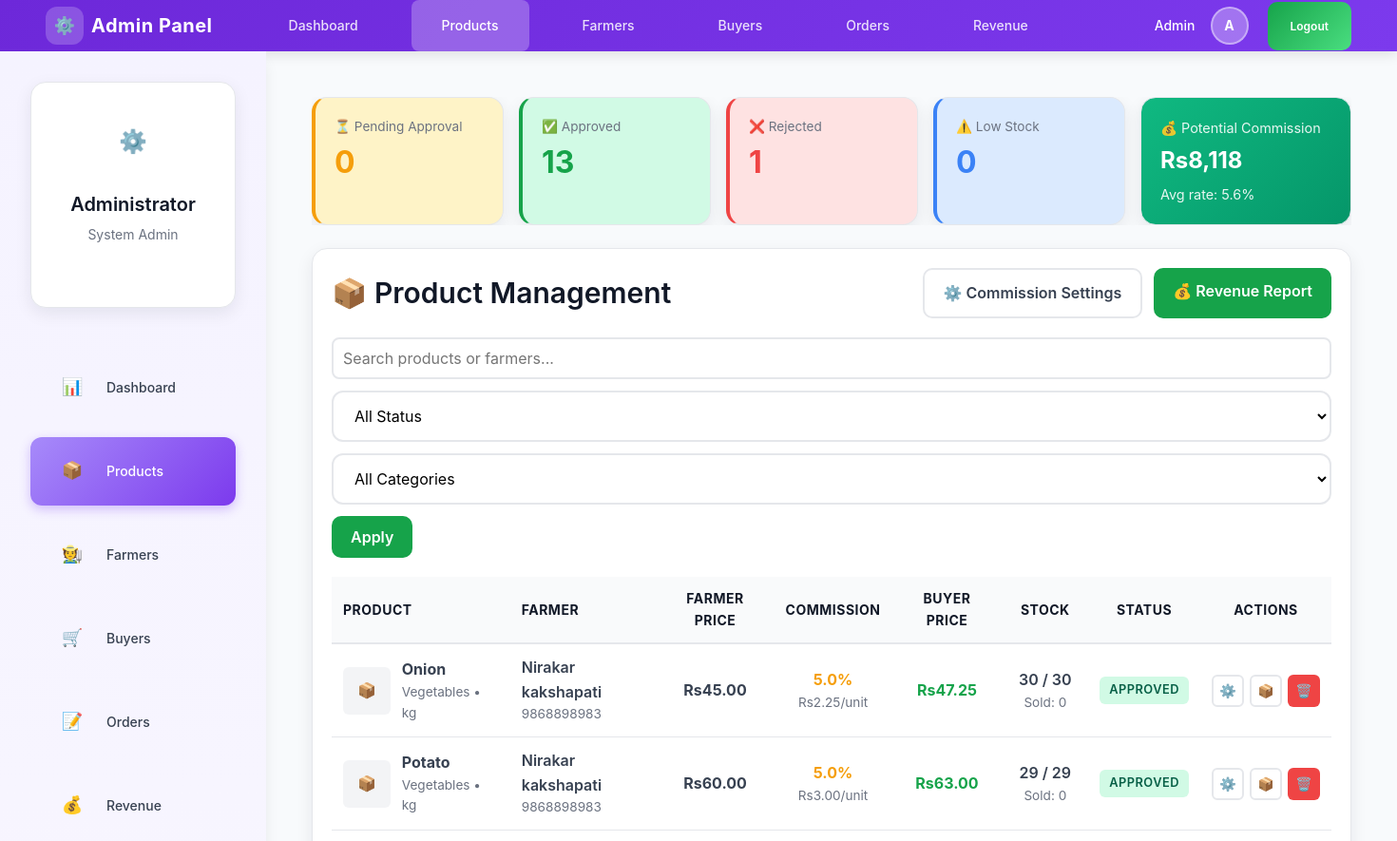
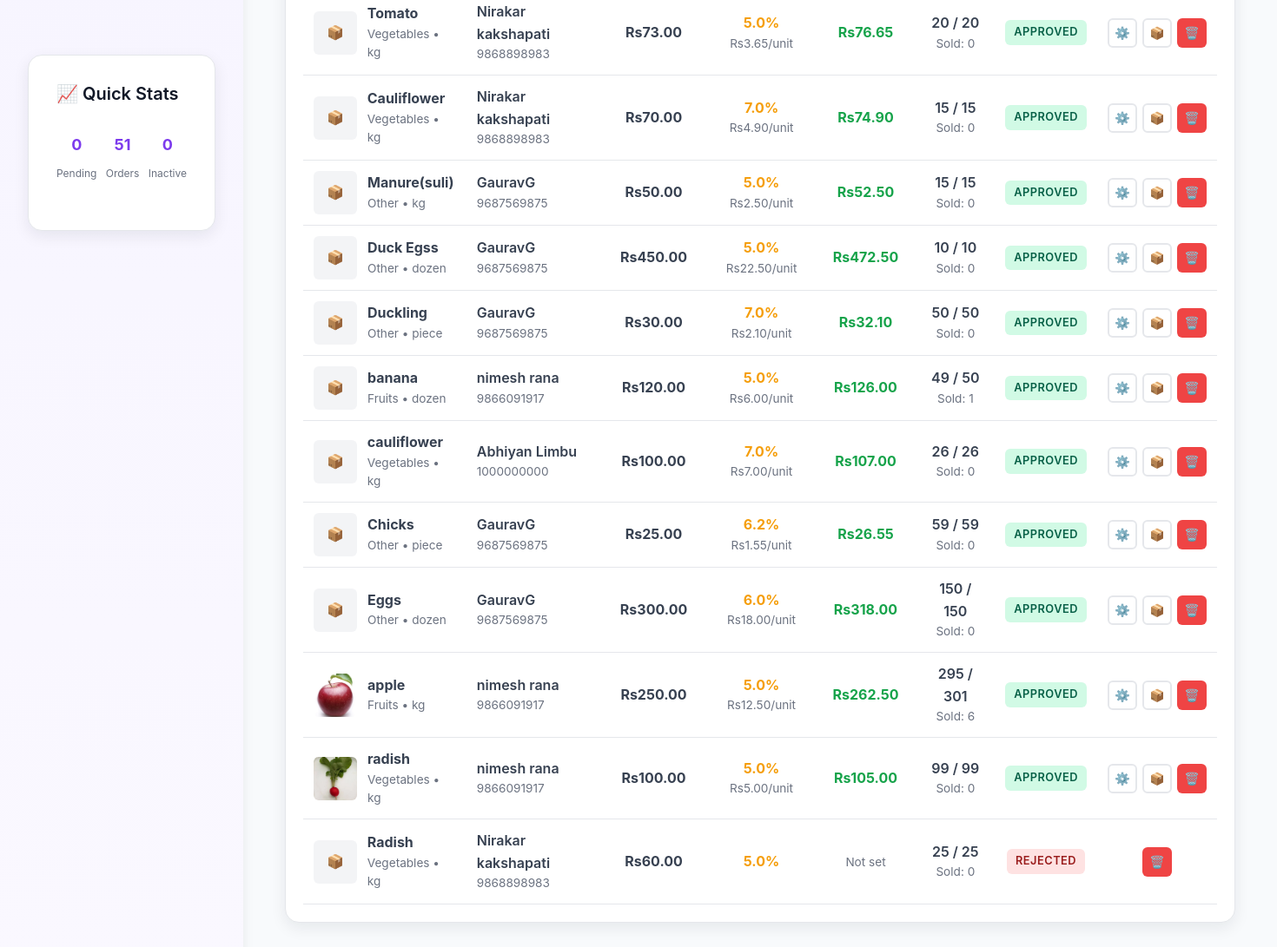
The page /LocalFarmerMarket2/admin/products.php (signed in) on the database its author committed (2 pictures, top to bottom).
### tables this page shows
CREATE TABLE `products` (
  `product_id` int(11) NOT NULL,
  `farmer_id` int(11) NOT NULL,
  `product_name` varchar(150) NOT NULL,
  `description` text DEFAULT NULL,
  `price` decimal(10,2) NOT NULL,
  `quantity` int(11) NOT NULL,
  `total_stock` int(11) DEFAULT 0,
  `sold_quantity` int(11) NOT NULL DEFAULT 0,
  `category` varchar(100) NOT NULL,
  `category_id` int(11) DEFAULT NULL,
  `image` varchar(255) DEFAULT NULL,
  `unit` varchar(50) DEFAULT 'kg',
  `created_at` timestamp NOT NULL DEFAULT current_timestamp(),
  `updated_at` timestamp NOT NULL DEFAULT current_timestamp() ON UPDATE current_timestamp(),
  `status` enum('pending','approved','rejected') DEFAULT 'pending',
  `admin_notes` text DEFAULT NULL,
  `admin_id` int(11) DEFAULT NULL,
  `is_active` tinyint(1) DEFAULT 1,
  `deleted_at` timestamp NULL DEFAULT NULL,
  `approval_status` enum('pending','approved','rejected') DEFAULT 'pending',
  `admin_price` decimal(10,2) DEFAULT NULL,
  `commission_rate` decimal(5,2) DEFAULT 5.00 COMMENT 'Commission percentage (5-10%)',
  `approved_by` int(11) DEFAULT NULL,
  `approved_at` datetime DEFAULT NULL,
  `rejection_reason` text DEFAULT NULL
);

CREATE TABLE `farmer` (
  `farmer_id` int(11) NOT NULL,
  `name` varchar(100) NOT NULL,
  `contact` varchar(15) NOT NULL,
  `address` varchar(255) NOT NULL,
  `description` text DEFAULT NULL,
  `farm_type` varchar(100) DEFAULT NULL,
  `password` varchar(255) NOT NULL,
  `created_at` timestamp NOT NULL DEFAULT current_timestamp(),
  `is_active` tinyint(1) DEFAULT 1
);

### LocalFarmerMarket2/admin/products.php (the view, shortened to what this page needs)
<?php
require_once '../db.php';
$search = trim($_GET['search'] ?? '');
$sql = "SELECT p.*, f.name as farmer_name, f.contact as farmer_contact,
        COALESCE(p.admin_price, p.price) as display_price,
        COALESCE(p.commission_rate, 5.00) as commission_rate,
        (p.admin_price - p.price) as commission_amount,
        (p.total_stock - p.quantity) as total_sold
        FROM products p
        JOIN farmer f ON p.farmer_id = f.farmer_id
        WHERE (p.deleted_at IS NULL AND p.is_active = 1)";
$sql .= " ORDER BY
    CASE p.approval_status
        WHEN 'pending' THEN 1
        WHEN 'approved' THEN 2
        WHEN 'rejected' THEN 3
    END,
    p.created_at DESC";
$stmt = $conn->prepare($sql);
$stmt->execute();
$products = $stmt->get_result()->fetch_all(MYSQLI_ASSOC);
$stats = [
    'pending' => $conn->query("SELECT COUNT(*) as c FROM products WHERE approval_status = 'pending' AND is_active = 1")->fetch_assoc()['c'],
    'approved' => $conn->query("SELECT COUNT(*) as c FROM products WHERE approval_status = 'approved' AND is_active = 1")->fetch_assoc()['c'],
    'rejected' => $conn->query("SELECT COUNT(*) as c FROM products WHERE approval_status = 'rejected' AND is_active = 1")->fetch_assoc()['c'],
    'low_stock' => $conn->query("SELECT COUNT(*) as c FROM products WHERE quantity < 10 AND approval_status = 'approved' AND is_active = 1")->fetch_assoc()['c']
];
$commission_query = "SELECT
    SUM((admin_price - price) * quantity) as potential_commission,
    AVG(commission_rate) as avg_commission_rate,
    SUM(admin_price * quantity) as total_value
    FROM products
    WHERE approval_status = 'approved' AND admin_price IS NOT NULL AND is_active = 1";
$commission_stats = $conn->query($commission_query)->fetch_assoc();
include 'includes/header.php';
?>
<div class="main-wrapper">
  <?php include 'includes/sidebar.php'; ?>
  <div class="main-content">
  <div style="max-width:1400px;margin:0 auto">
    <div style="display:flex;gap:16px;margin-bottom:24px;flex-wrap:nowrap;overflow-x:auto;align-items:stretch">
      <div class="card" style="background:#fef3c7;border-left:4px solid #f59e0b;min-width:200px;flex:1 0 200px">
        <div class="small-muted">⏳ Pending Approval</div>
        <div style="font-size:2rem;font-weight:700;color:#f59e0b"><?php echo $stats['pending']; ?></div>
      </div>
      <div class="card" style="background:#d1fae5;border-left:4px solid #16a34a;min-width:200px;flex:1 0 200px">
        <div class="small-muted">✅ Approved</div>
        <div style="font-size:2rem;font-weight:700;color:#16a34a"><?php echo $stats['approved']; ?></div>
      </div>
      <div class="card" style="background:#fee2e2;border-left:4px solid #ef4444;min-width:200px;flex:1 0 200px">
        <div class="small-muted">❌ Rejected</div>
        <div style="font-size:2rem;font-weight:700;color:#ef4444"><?php echo $stats['rejected']; ?></div>
      </div>
      <div class="card" style="background:#dbeafe;border-left:4px solid #3b82f6;min-width:200px;flex:1 0 200px">
        <div class="small-muted">⚠️ Low Stock</div>
        <div style="font-size:2rem;font-weight:700;color:#3b82f6"><?php echo $stats['low_stock']; ?></div>
      </div>
      <div class="card" style="background:linear-gradient(135deg, #10b981 0%, #059669 100%);color:white;min-width:220px;flex:1 0 220px">
        <div class="small" style="opacity:0.9">💰 Potential Commission</div>
        <div style="font-size:1.5rem;font-weight:700;margin:4px 0">
          Rs<?php echo number_format($commission_stats['potential_commission'] ?? 0, 0); ?>
        </div>
        <div class="small" style="opacity:0.9">
          Avg rate: <?php echo number_format($commission_stats['avg_commission_rate'] ?? 5, 1); ?>%
        </div>
      </div>
    </div>
    <div class="card">
      <div style="display:flex;justify-content:space-between;align-items:center;margin-bottom:20px">
        <h2 style="margin:0">📦 Product Management</h2>
        <div style="display:flex;gap:12px">
          <a href="commission_settings.php" class="btn btn-ghost">⚙️ Commission Settings</a>
          <a href="revenue.php" class="btn btn-primary">💰 Revenue Report</a>
        </div>
      </div>
      <div style="display:flex;gap:12px;margin-bottom:20px;flex-wrap:wrap">
        <input type="text" id="searchInput" placeholder="Search products or farmers..."
               value="<?php echo htmlspecialchars($search); ?>"
               style="flex:1;min-width:200px;padding:10px;border:2px solid #e5e7eb;border-radius:8px">
        <select id="statusFilter" class="select">
          <option value="">All Status</option>
        </select>
        <select id="categoryFilter" class="select">
          <option value="">All Categories</option>
        </select>
        <button class="btn btn-primary" onclick="applyFilters()">Apply</button>
      </div>
      <?php if (!empty($products)): ?>
        <div style="overflow-x:auto">
          <table class="table-compact" style="width:100%;border-collapse:collapse">
            <thead>
              <tr style="background:#f9fafb;border-bottom:2px solid #e5e7eb">
                <th style="padding:12px;text-align:left">Product</th>
                <th style="padding:12px;text-align:left">Farmer</th>
                <th style="padding:12px;text-align:center">Farmer Price</th>
                <th style="padding:12px;text-align:center">Commission</th>
                <th style="padding:12px;text-align:center">Buyer Price</th>
                <th style="padding:12px;text-align:center">Stock</th>
                <th style="padding:12px;text-align:center">Status</th>
                <th style="padding:12px;text-align:center">Actions</th>
              </tr>
            </thead>
            <tbody>
              <?php foreach ($products as $product): ?>
                <tr style="border-bottom:1px solid #e5e7eb">
                  <td style="padding:12px">
                    <div style="display:flex;gap:12px;align-items:center">
                      <?php if ($product['image'] && file_exists(__DIR__ . '/../uploads/' . $product['image'])): ?>
                        <img src="../uploads/<?php echo htmlspecialchars($product['image']); ?>"
                             style="width:50px;height:50px;object-fit:cover;border-radius:6px">
                      <?php else: ?>
                        <div style="width:50px;height:50px;background:#f3f4f6;border-radius:6px;display:flex;align-items:center;justify-content:center">📦</div>
                      <?php endif; ?>
                      <div>
                        <div style="font-weight:700"><?php echo htmlspecialchars($product['product_name']); ?></div>
                        <div class="small-muted"><?php echo htmlspecialchars($product['category']); ?> • <?php echo htmlspecialchars($product['unit']); ?></div>
                      </div>
                    </div>
                  </td>
                  <td style="padding:12px">
                    <div style="font-weight:600"><?php echo htmlspecialchars($product['farmer_name']); ?></div>
                    <div class="small-muted"><?php echo htmlspecialchars($product['farmer_contact']); ?></div>
                  </td>
                  <td style="padding:12px;text-align:center">
                    <div style="font-weight:700">Rs<?php echo number_format($product['price'], 2); ?></div>
                  </td>
                  <td style="padding:12px;text-align:center">
                    <div style="font-weight:700;color:#f59e0b">
                      <?php echo number_format($product['commission_rate'], 1); ?>%
                    </div>
                    <?php if ($product['commission_amount']): ?>
                      <div class="small-muted">Rs<?php echo number_format($product['commission_amount'], 2); ?>/unit</div>
                    <?php endif; ?>
                  </td>
                  <td style="padding:12px;text-align:center">
                    <?php if ($product['admin_price']): ?>
                      <div style="font-weight:700;color:#16a34a">Rs<?php echo number_format($product['admin_price'], 2); ?></div>
                    <?php else: ?>
                      <span class="small-muted">Not set</span>
                    <?php endif; ?>
                  </td>
                  <td style="padding:12px;text-align:center">
                    <div style="<?php echo $product['quantity'] < 10 ? 'color:#ef4444;font-weight:700' : 'font-weight:600'; ?>">
                      <?php echo $product['quantity']; ?> / <?php echo $product['total_stock']; ?>
                    </div>
                    <div class="small-muted">Sold: <?php echo $product['total_sold']; ?></div>
                  </td>
                  <td style="padding:12px;text-align:center">
                    <span class="badge badge-<?php
                      echo $product['approval_status'] === 'approved' ? 'success' :
                           ($product['approval_status'] === 'pending' ? 'warning' : 'danger');
                    ?>">
                      <?php echo ucfirst($product['approval_status']); ?>
                    </span>
                  </td>
                  <td style="padding:12px;text-align:center">
                    <div class="actions-cell">
                      <?php if ($product['approval_status'] === 'pending'): ?>
                        <button class="btn-icon btn-success js-approve-product" data-product='<?php echo htmlspecialchars(json_encode($product), ENT_QUOTES); ?>' title="Approve" aria-label="Approve">✓</button>
                        <button class="btn-icon btn-danger js-reject-product" data-product-id="<?php echo $product['product_id']; ?>" title="Reject" aria-label="Reject">✖</button>
                      <?php elseif ($product['approval_status'] === 'approved'): ?>
                        <button class="btn-icon btn-ghost" onclick='updateCommission(<?php echo json_encode($product); ?>)' title="Update Commission" aria-label="Update Commission">⚙️</button>
                        <button class="btn-icon btn-ghost" onclick='updateStock(<?php echo json_encode($product); ?>)' title="Update Stock" aria-label="Update Stock">📦</button>
                      <?php endif; ?>
                      <form method="POST" style="display:inline" onsubmit="return confirm('Delete this product?')">
                        <button class="btn-icon btn-danger" title="Delete" aria-label="Delete">🗑️</button>
                      </form>
                    </div>
                  </td>
                </tr>
              <?php endforeach; ?>
            </tbody>
          </table>
        </div>
      <?php else: ?>
        <div style="text-align:center;padding:40px">
          <p>No products found.</p>
        </div>
      <?php endif; ?>
    </div>
  </div>
  </div>
</div>

### LocalFarmerMarket2/assets/css/admin.css (style rules this page uses)
.main-wrapper { display: flex !important; flex-direction: row !important; margin: 0 !important; padding: 0 !important; }
.main-content { margin-left: 0 !important; margin-top: 0 !important; margin: 0 !important; padding: var(--space-2xl) !important; min-height: auto !important; }
html { height: 100%; margin: 0; padding: 0; }
body { display: flex; flex-direction: column; height: 100vh; margin: 0; padding: 0; background: var(--bg-secondary); }
.table-compact th, .table-compact td { padding: 8px 10px; vertical-align: middle; }
.actions-cell { display: flex; gap: 6px; align-items: center; justify-content: center; }
.btn-icon { display: inline-flex; align-items: center; justify-content: center; width: 34px; height: 34px; padding: 0; border-radius: 6px; font-size: 14px; border: 1px solid transparent; background: transparent; cursor: pointer; line-height: 1; }
.btn-icon.btn-danger { color: #ef4444; border-color: rgba(239,68,68,0.12); }
.btn-icon.btn-ghost { color: #6b7280; }

### LocalFarmerMarket2/assets/css/style.css (style rules this page uses)
:root { --accent: #16a34a; --accent-dark: #15803d; --accent-light: #22c55e; --muted: #6b7280; --bg: #f8fafc; --card: #ffffff; --danger: #ef4444; --warning: #f59e0b; --info: #3b82f6; --success: #10b981; --border: #e5e7eb; --shadow: 0 6px 18px rgba(15, 23, 42, 0.08); --shadow-hover: 0 12px 28px rgba(15, 23, 42, 0.12); }
* { box-sizing: border-box; }
body { font-family: 'Inter', -apple-system, BlinkMacSystemFont, 'Segoe UI', Arial, sans-serif; background: var(--bg); margin: 0; color: #111827; line-height: 1.6; }
.card { background: var(--card); border-radius: 16px; padding: 20px; box-shadow: var(--shadow); transition: box-shadow 0.3s; }
.card h2, .card h3, .card h4 { margin-top: 0; color: #111827; }
.card h2 { margin-bottom: 20px; }
.btn { padding: 12px 20px; border-radius: 10px; border: none; cursor: pointer; font-weight: 600; text-decoration: none; display: inline-block; font-size: 1rem; transition: all 0.2s; text-align: center; }
.btn-primary { background: var(--accent); color: white; }
.btn-ghost { background: white; border: 2px solid var(--border); color: #374151; }
.btn-danger { background: var(--danger); color: white; }
.select { padding: 14px 18px; border-radius: 12px; border: 2px solid #e5e7eb; font-size: 1rem; min-width: 180px; cursor: pointer; transition: all 0.3s; background: white; }
.badge { display: inline-block; padding: 4px 10px; border-radius: 6px; font-size: 0.8rem; font-weight: 600; }
.badge-success { background: #d1fae5; color: #065f46; }
.badge-danger { background: #fee2e2; color: #991b1b; }
input[type="text"], input[type="number"], input[type="email"], input[type="password"], input[type="date"], input[type="file"], textarea, select { width: 100%; padding: 12px 16px; border: 2px solid #e5e7eb; border-radius: 10px; font-family: inherit; font-size: 1rem; transition: all 0.3s; }
.small { font-size: 0.9rem; }
.small-muted { font-size: 0.85rem; color: var(--muted); }

### rows shown on the page
products: product_name "Onion", category "Vegetables", unit "kg", farmer.name "Nirakar kakshapati", farmer.contact "9868898983", price "45.00", commission_rate "5.0", commission_amount "2.25", admin_price "47.25", quantity "30", total_stock "30", total_sold "0", approval_status "APPROVED"
products: product_name "Potato", category "Vegetables", unit "kg", farmer.name "Nirakar kakshapati", farmer.contact "9868898983", price "60.00", commission_rate "5.0", commission_amount "3.00", admin_price "63.00", quantity "29", total_stock "29", total_sold "0", approval_status "APPROVED"
products: product_name "Tomato", category "Vegetables", unit "kg", farmer.name "Nirakar kakshapati", farmer.contact "9868898983", price "73.00", commission_rate "5.0", commission_amount "3.65", admin_price "76.65", quantity "20", total_stock "20", total_sold "0", approval_status "APPROVED"
products: product_name "Cauliflower", category "Vegetables", unit "kg", farmer.name "Nirakar kakshapati", farmer.contact "9868898983", price "70.00", commission_rate "7.0", commission_amount "4.90", admin_price "74.90", quantity "15", total_stock "15", total_sold "0", approval_status "APPROVED"
products: product_name "Manure(suli)", category "Other", unit "kg", farmer.name "GauravG", farmer.contact "9687569875", price "50.00", commission_rate "5.0", commission_amount "2.50", admin_price "52.50", quantity "15", total_stock "15", total_sold "0", approval_status "APPROVED"
products: product_name "Duck Egss", category "Other", unit "dozen", farmer.name "GauravG", farmer.contact "9687569875", price "450.00", commission_rate "5.0", commission_amount "22.50", admin_price "472.50", quantity "10", total_stock "10", total_sold "0", approval_status "APPROVED"
products: product_name "Duckling", category "Other", unit "piece", farmer.name "GauravG", farmer.contact "9687569875", price "30.00", commission_rate "7.0", commission_amount "2.10", admin_price "32.10", quantity "50", total_stock "50", total_sold "0", approval_status "APPROVED"
products: product_name "banana", category "Fruits", unit "dozen", farmer.name "nimesh rana", farmer.contact "9866091917", price "120.00", commission_rate "5.0", commission_amount "6.00", admin_price "126.00", quantity "49", total_stock "50", total_sold "1", approval_status "APPROVED"
products: product_name "cauliflower", category "Vegetables", unit "kg", farmer.name "Abhiyan Limbu", farmer.contact "1000000000", price "100.00", commission_rate "7.0", commission_amount "7.00", admin_price "107.00", quantity "26", total_stock "26", total_sold "0", approval_status "APPROVED"
products: product_name "Chicks", category "Other", unit "piece", farmer.name "GauravG", farmer.contact "9687569875", price "25.00", commission_rate "6.2", commission_amount "1.55", admin_price "26.55", quantity "59", total_stock "59", total_sold "0", approval_status "APPROVED"
products: product_name "Eggs", category "Other", unit "dozen", farmer.name "GauravG", farmer.contact "9687569875", price "300.00", commission_rate "6.0", commission_amount "18.00", admin_price "318.00", quantity "150", total_stock "150", total_sold "0", approval_status "APPROVED"
products: image (picture), product_name "apple", category "Fruits", unit "kg", farmer.name "nimesh rana", farmer.contact "9866091917", price "250.00", commission_rate "5.0", commission_amount "12.50", admin_price "262.50", quantity "295", total_stock "301", total_sold "6", approval_status "APPROVED"
products: image (picture), product_name "radish", category "Vegetables", unit "kg", farmer.name "nimesh rana", farmer.contact "9866091917", price "100.00", commission_rate "5.0", commission_amount "5.00", admin_price "105.00", quantity "99", total_stock "99", total_sold "0", approval_status "APPROVED"
products: product_name "Radish", category "Vegetables", unit "kg", farmer.name "Nirakar kakshapati", farmer.contact "9868898983", price "60.00", commission_rate "5.0", shows "Not set", quantity "25", total_stock "25", total_sold "0", approval_status "REJECTED"

### other values the page prints
$admin_name "Admin"
$admin_initial "A"
$_SESSION['admin_name'] "Administrator"
$pending_products "0"
$total_orders "51"
$pending_farmers "0"
$stats['pending'] "0"
$stats['approved'] "13"
$stats['rejected'] "1"
$stats['low_stock'] "0"
$commission_stats['potential_commission'] "8,118"
$commission_stats['avg_commission_rate'] "5.6"
